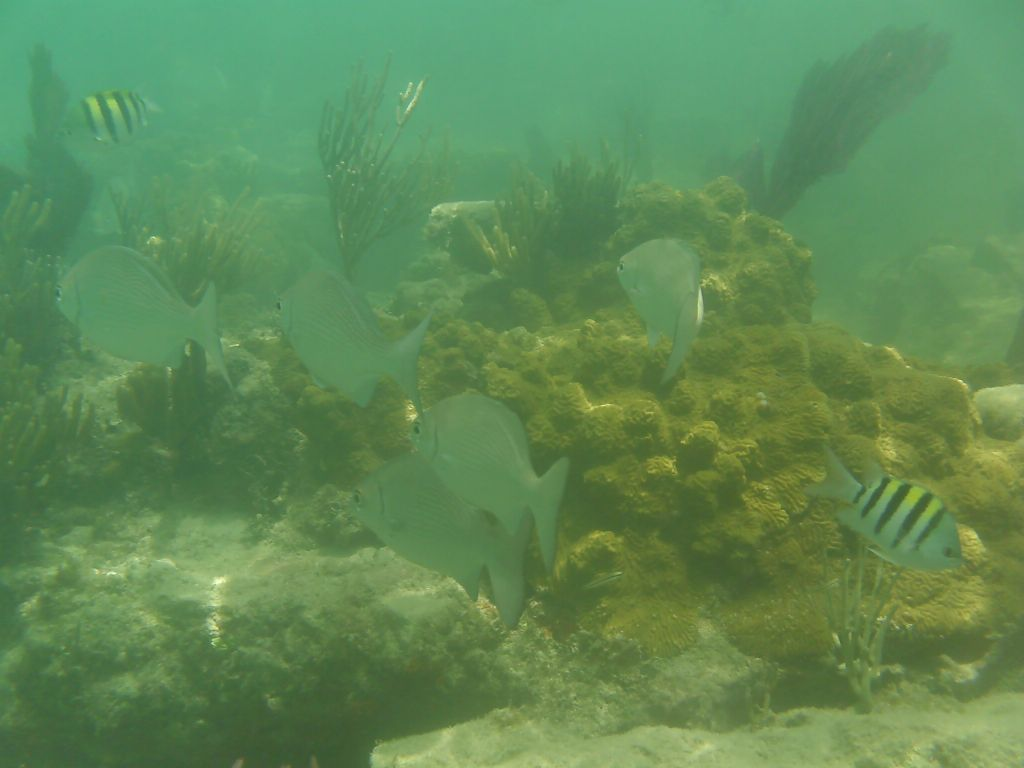
#> input picture images/underwater1.jpg, 1024 x 768 px
$ python colorbalancer.py
#> lines starting #> are read from the running program, lines starting #| are printed output that depends on the picture; after the words box and inside, x2 and y2 are one past the last pixel; in counts of white or black regions, pixels touching at a corner belong together
import cv2
import math
import numpy as np
import sys

def apply_mask(matrix, mask, fill_value):
    masked = np.ma.array(matrix, mask=mask, fill_value=fill_value)
    return masked.filled()

def apply_threshold(matrix, low_value, high_value):
    low_mask = matrix < low_value
    matrix = apply_mask(matrix, low_mask, low_value)

    high_mask = matrix > high_value
    matrix = apply_mask(matrix, high_mask, high_value)

    return matrix

def simplest_cb(img, percent):
    assert img.shape[2] == 3
    assert percent > 0 and percent < 100
    half_percent = percent / 200.0
    channels = cv2.split(img)

    out_channels = []
    for channel in channels:
        assert len(channel.shape) == 2
        # find the low and high precentile values (based on the input percentile)
        height, width = channel.shape
        vec_size = width * height
        flat = channel.reshape(vec_size)

        assert len(flat.shape) == 1
        flat = np.sort(flat)
        n_cols = flat.shape[0]

        low_val  = flat[math.floor(n_cols * half_percent)]
        high_val = flat[math.ceil( n_cols * (1.0 - half_percent))]

        # saturate below the low percentile and above the high percentile
        thresholded = apply_threshold(channel, low_val, high_val)
        # scale the channel
        normalized = cv2.normalize(thresholded, thresholded.copy(), 0, 255, cv2.NORM_MINMAX)
        out_channels.append(normalized)

    return cv2.merge(out_channels)

if __name__ == '__main__':
    img = cv2.imread('./images/underwater1.jpg')
#> img is the input picture: shape (768, 1024, 3); mean B, G, R 85.8, 137.8, 95.4
    img = cv2.resize(img, (600,600), 2,2,cv2.INTER_AREA)
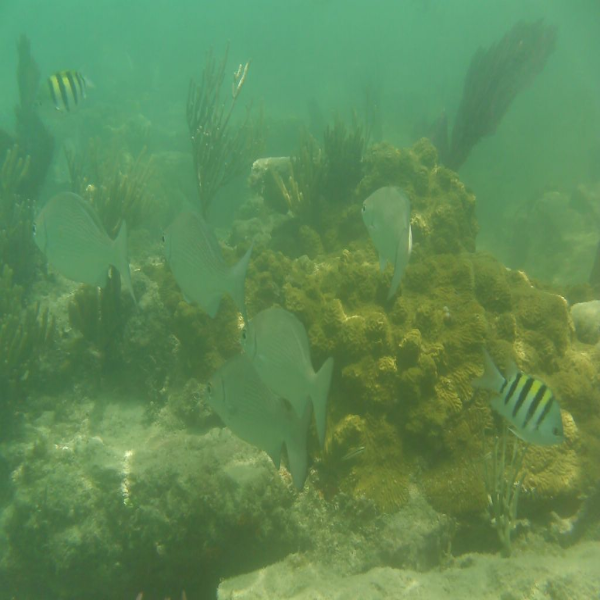
#> img: shape (600, 600, 3); mean B, G, R 85.7, 137.7, 95.3
    out = simplest_cb(img, 1)
#> the loop in simplest_cb, `for channel in channels:` made 3 passes
#> (low_val, high_val) on passes 1 to 3: (46, 132), (90, 185), (63, 163)
#> pass 1, in apply_threshold, `low_mask = matrix < low_value`:
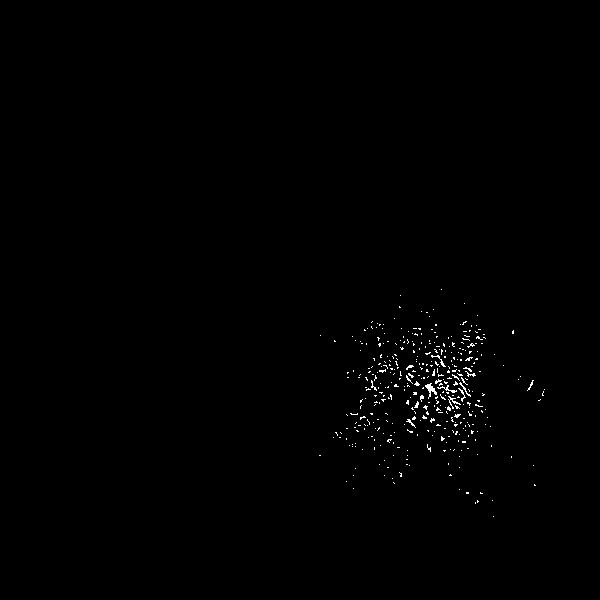
#> low_mask: shape (600, 600) bool; 0.49% white in thin lines or dots, all inside (x1, y1, x2, y2) = (319, 289, 545, 517)
#> pass 1, in apply_mask, `masked = np.ma.array(matrix, mask=mask, fill_value=fill_value)`:
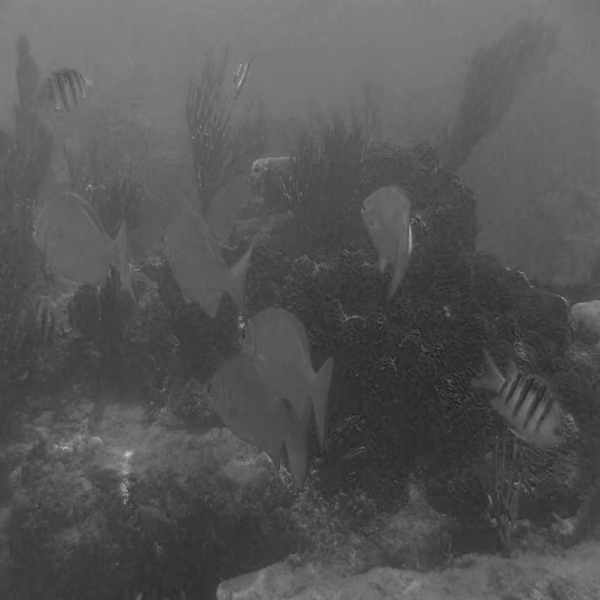
#> masked: shape (600, 600); min 28, max 196, mean 85.7
#> pass 1, in apply_threshold, `high_mask = matrix > high_value`:
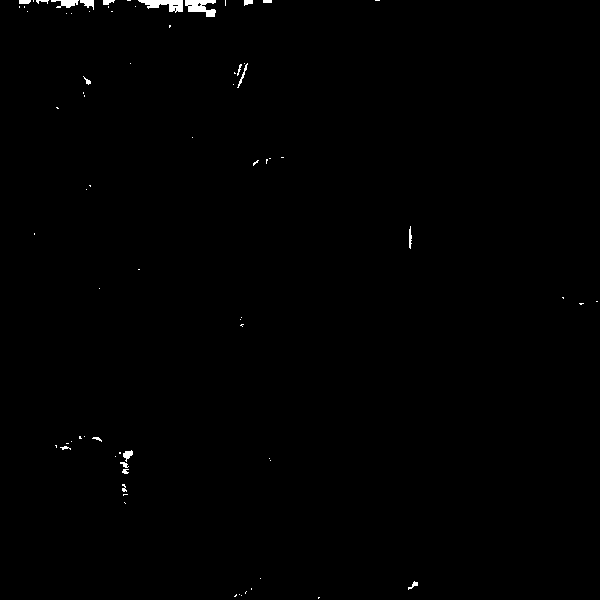
#> high_mask: shape (600, 600) bool; 0.44% white; 75 white regions (55 under 20 px), largest, box (x1, y1, x2, y2) and area: (138, 0, 183, 13) 326, (185, 0, 216, 17) 322, (51, 0, 79, 8) 131
#> after the loop in simplest_cb, `for channel in channels:`:
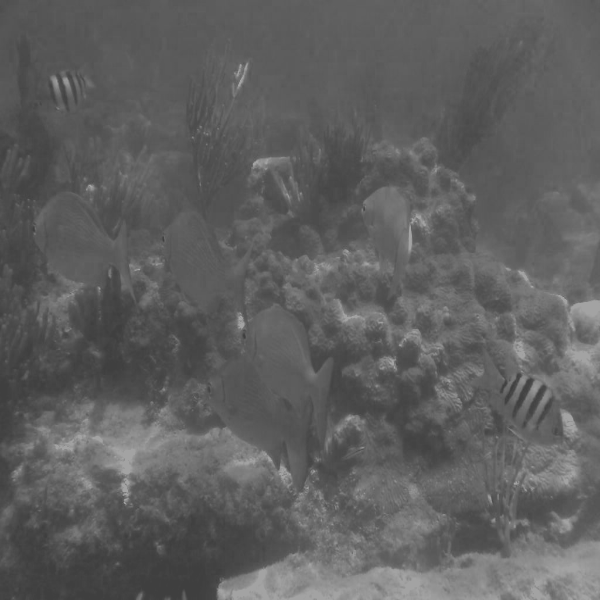
#> thresholded: shape (600, 600); min 63, max 163, mean 95.3
#> after the loop in simplest_cb, `for channel in channels:`: out_channels = 3 items
#> in simplest_cb, `return cv2.merge(out_channels)`:
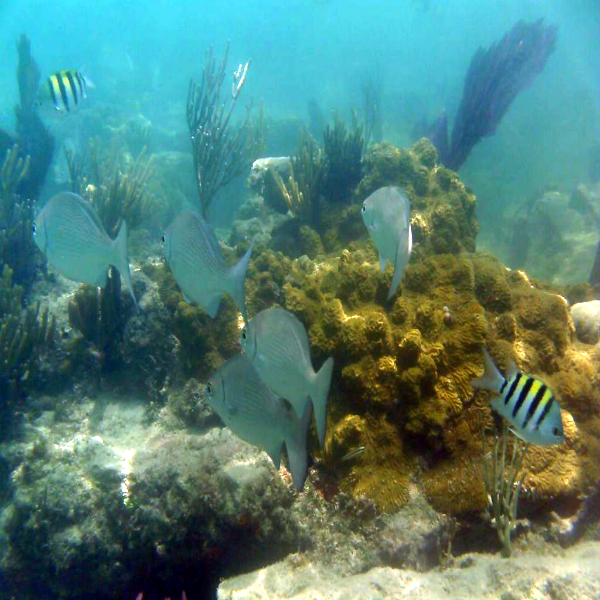
#> returned value: shape (600, 600, 3); mean of channels 0, 1, 2 117.7, 128, 82.3; drawn as B, G, R
    cv2.imshow("before", img)
    cv2.imshow("after", out)
cv2.waitKey(0)

$ run again, with images/underwater2.jpg copied over images/underwater1.jpg
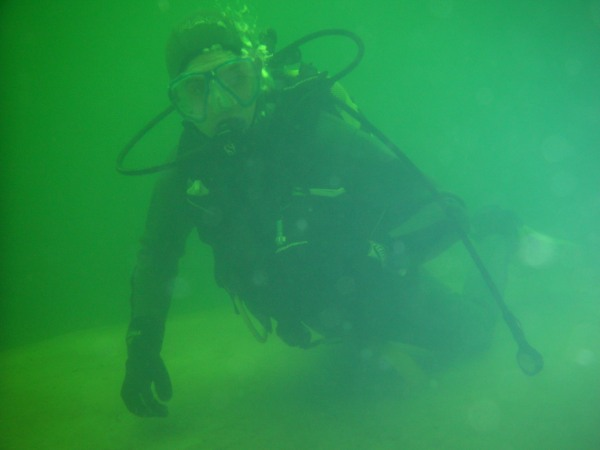
#> input picture images/underwater2.jpg, 600 x 450 px
#> img is the input picture: shape (450, 600, 3); mean B, G, R 80.7, 147.4, 41.5
#> img: shape (600, 600, 3)
#> the loop in simplest_cb, `for channel in channels:` made 3 passes
#> (low_val, high_val) on passes 1 to 3: (19, 139), (108, 188), (11, 82)
#> after the loop in simplest_cb, `for channel in channels:`:
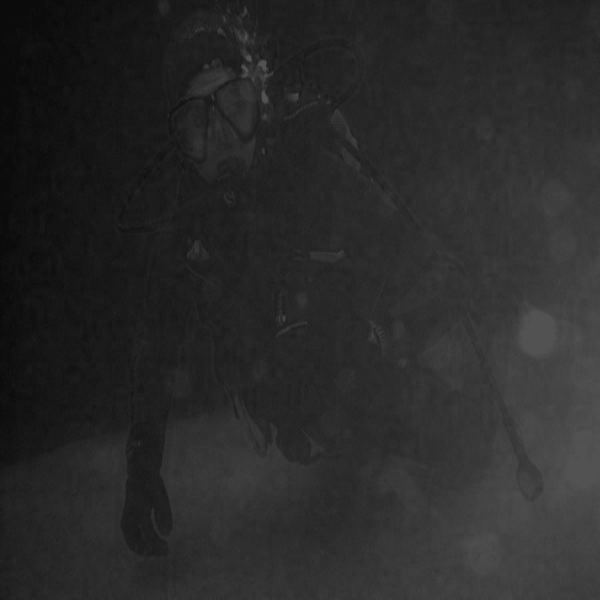
#> thresholded: shape (600, 600); min 11, max 82, mean 41.5
#> after the loop in simplest_cb, `for channel in channels:`: out_channels = 3 items
#> in simplest_cb, `return cv2.merge(out_channels)`:
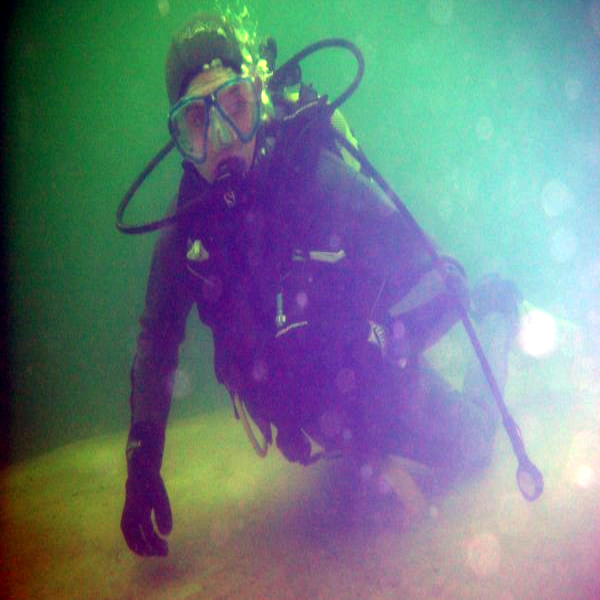
#> returned value: shape (600, 600, 3); mean of channels 0, 1, 2 131, 125.5, 109.4; drawn as B, G, R

$ run again, with images/underwater3.jpg copied over images/underwater1.jpg
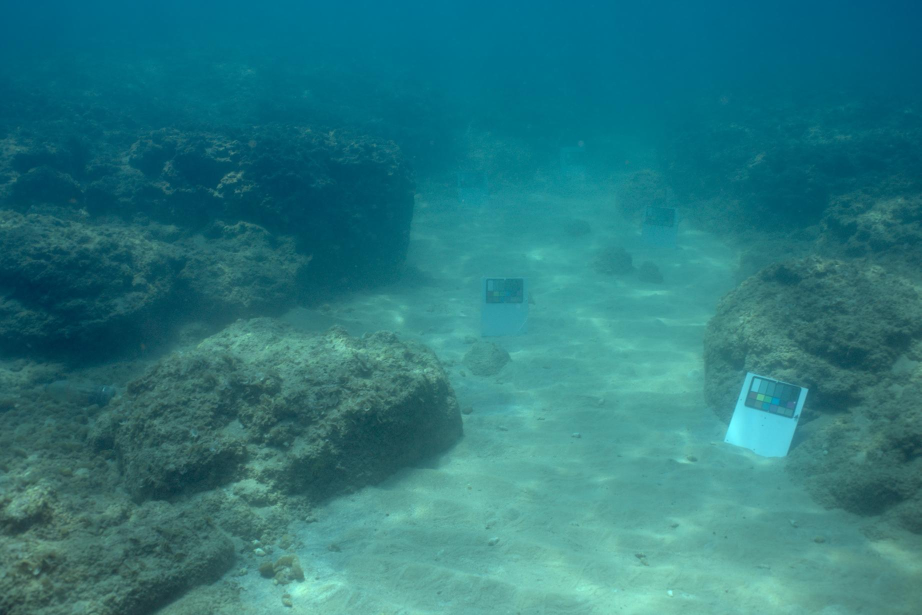
#> input picture images/underwater3.jpg, 1843 x 1230 px (shown at 1/2 size)
#> img is the input picture: shape (1230, 1843, 3); mean B, G, R 127.4, 121.8, 41.2
#> img: shape (600, 600, 3)
#> the loop in simplest_cb, `for channel in channels:` made 3 passes
#> (low_val, high_val) on passes 1 to 3: (70, 209), (56, 214), (0, 128)
#> after the loop in simplest_cb, `for channel in channels:`:
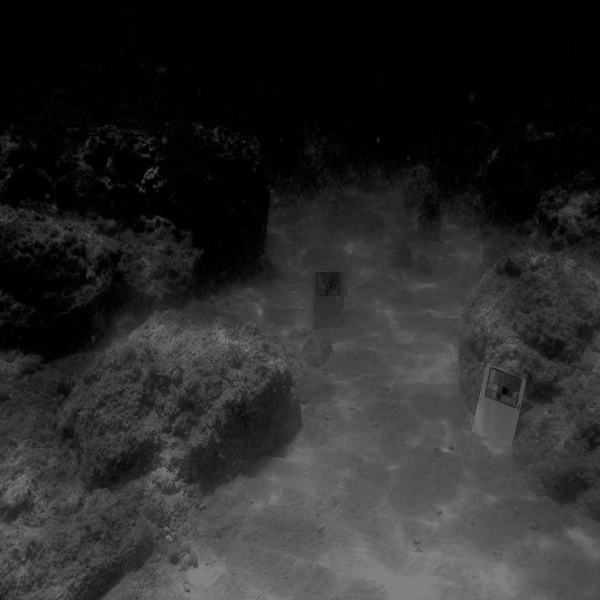
#> thresholded: shape (600, 600); min 0, max 128, mean 41.1
#> after the loop in simplest_cb, `for channel in channels:`: out_channels = 3 items
#> in simplest_cb, `return cv2.merge(out_channels)`:
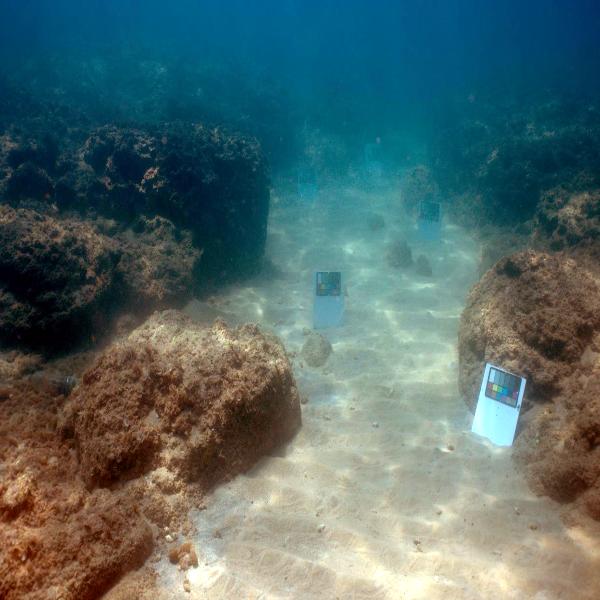
#> returned value: shape (600, 600, 3); mean of channels 0, 1, 2 105.1, 106, 81.9; drawn as B, G, R
